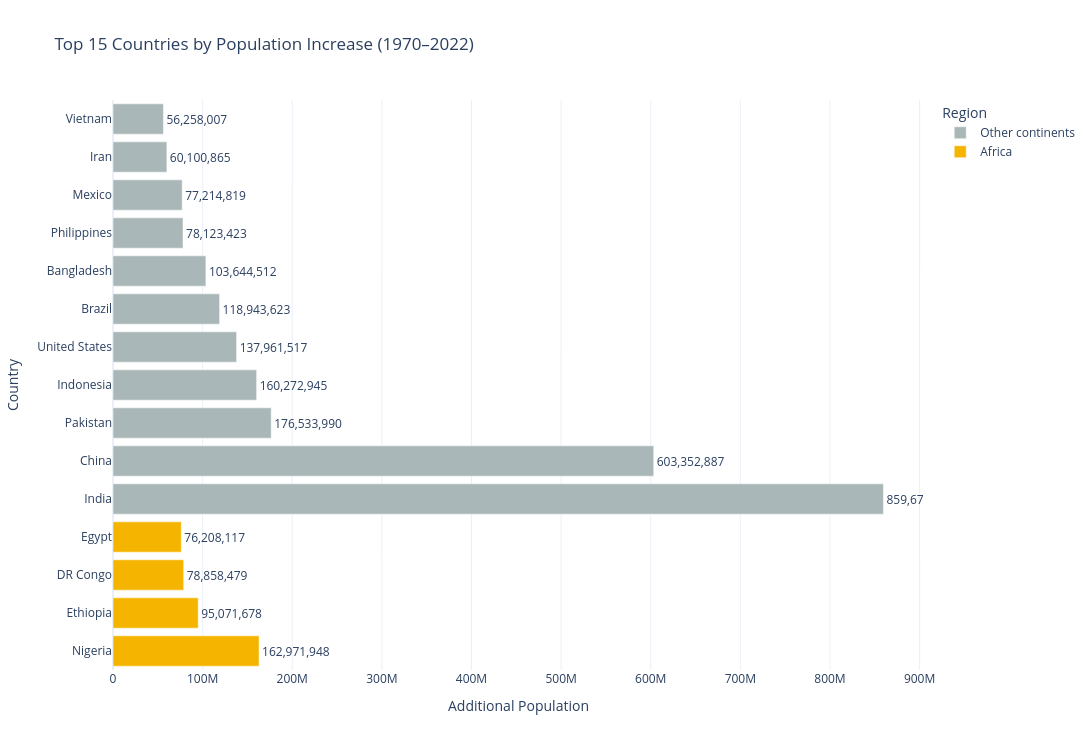

Here is the notebook cell this chart was saved with:
### Markdown cell above
**Chart choice & justification:** *Which chart did you choose, and why? Justify design choices.

We used a Horizontal Bar Chart

Comparison: Makes it easy to compare population increases across 15 countries.
Readability: Country names are easier to read horizontally.
Highlighting: African countries are highlighted in yellow, while other countries are shown in grey.
Ranking: Helps identify countries with the largest population increases.
Data labels: Displays population values next to each bar.

### Code cell
# Q2 - Which countries added the most people?

# Select population data for 1970 and 2022
selected_years = df_long[
    df_long['Year'].isin([1970, 2022])
].copy()

# Convert population to numeric
selected_years['Population'] = pd.to_numeric(
    selected_years['Population'], errors='coerce'
)

# Reshape data to compare both years
country_pop = selected_years.pivot_table(
    index=['Country', 'Continent'],
    columns='Year',
    values='Population',
    aggfunc='sum'
).reset_index()

# Keep countries with data for both years
country_pop = country_pop.dropna(subset=[1970, 2022])

# Calculate additional people between 1970 and 2022
country_pop['People Added'] = (
    country_pop[2022] - country_pop[1970]
)

# Find the top 15 countries
top15 = country_pop.sort_values(
    'People Added', ascending=False
).head(15)

# Count African countries in the top 15
africa_count = (top15['Continent'] == 'Africa').sum()

# Display results
print("TOP 15 COUNTRIES BY POPULATION INCREASE")
display(top15[['Country', 'Continent', 'People Added']].reset_index(drop=True))

print(f"\nNumber of African countries in the top 15: {africa_count}")

# Create highlighting categories
top15['Group'] = top15['Continent'].apply(
    lambda x: 'Africa' if x == 'Africa' else 'Other continents'
)

# Horizontal bar chart
fig = px.bar(
    top15.sort_values('People Added', ascending=True),
    x='People Added',
    y='Country',
    orientation='h',
    color='Group',
    text='People Added',
    color_discrete_map={
        'Africa': '#F4B400',
        'Other continents': '#AAB7B8'
    },
    title='Top 15 Countries by Population Increase (1970–2022)',
    labels={
        'People Added': 'Additional Population',
        'Country': 'Country',
        'Group': 'Region'
    }
)

fig.update_traces(
    texttemplate='%{text:,.0f}',
    textposition='outside'
)

fig.update_layout(
    template='plotly_white',
    width=1100,
    height=750,
    yaxis=dict(autorange='reversed'),
    showlegend=True
)

fig.show()

### Figure 1 — Plotly figure (JSON) as saved in the notebook; plotly's stock layout.template omitted (floating-point values rounded to 4 significant figures)
{"data": [{"hovertemplate": "Region=Other continents<br>Additional Population=%{text}<br>Country=%{y}<extra></extra>", "legendgroup": "Other continents", "marker": {"color": "#AAB7B8", "pattern": {"shape": ""}}, "name": "Other continents", "orientation": "h", "showlegend": true, "text": [56260000.0, 60100000.0, 77210000.0, 78120000.0, 103600000.0, 118900000.0, 138000000.0, 160300000.0, 176500000.0, 603400000.0, 859700000.0], "textposition": "outside", "texttemplate": "%{text:,.0f}", "type": "bar", "x": [56258007, 60100865, 77214819, 78123423, 103644512, 118943623, 137961517, 160272945, 176533990, 603352887, 859671872], "xaxis": "x", "y": ["Vietnam", "Iran", "Mexico", "Philippines", "Bangladesh", "Brazil", "United States", "Indonesia", "Pakistan", "China", "India"], "yaxis": "y"}, {"hovertemplate": "Region=Africa<br>Additional Population=%{text}<br>Country=%{y}<extra></extra>", "legendgroup": "Africa", "marker": {"color": "#F4B400", "pattern": {"shape": ""}}, "name": "Africa", "orientation": "h", "showlegend": true, "text": [76210000.0, 78860000.0, 95070000.0, 163000000.0], "textposition": "outside", "texttemplate": "%{text:,.0f}", "type": "bar", "x": [76208117, 78858479, 95071678, 162971948], "xaxis": "x", "y": ["Egypt", "DR Congo", "Ethiopia", "Nigeria"], "yaxis": "y"}], "layout": {"barmode": "relative", "height": 750, "legend": {"title": {"text": "Region"}, "tracegroupgap": 0}, "showlegend": true, "title": {"text": "Top 15 Countries by Population Increase (1970–2022)"}, "width": 1100, "xaxis": {"anchor": "y", "domain": [0, 1], "title": {"text": "Additional Population"}}, "yaxis": {"anchor": "x", "autorange": "reversed", "domain": [0, 1], "title": {"text": "Country"}}}}
